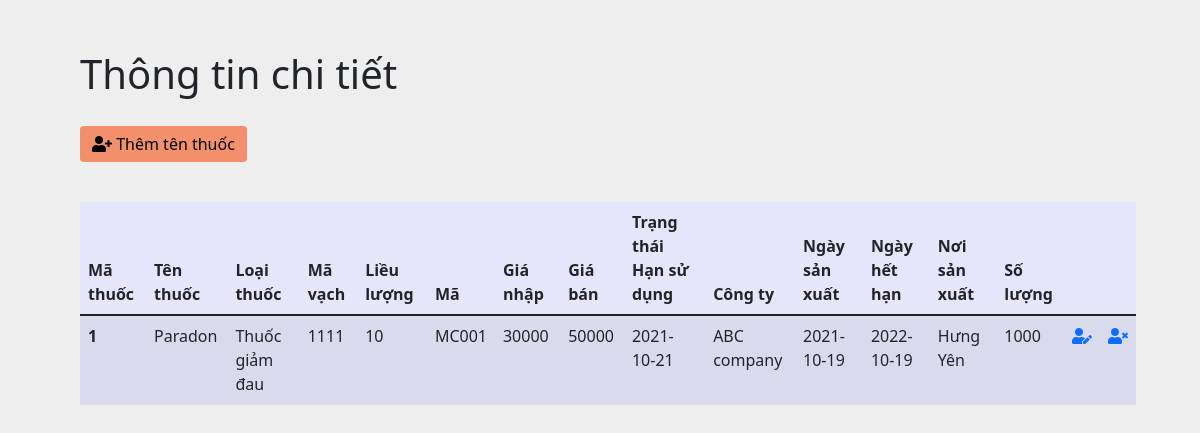
The page / on the database its author committed.
### tables this page shows
CREATE TABLE `drugs` (
  `id` int(10) UNSIGNED NOT NULL,
  `name` varchar(100) NOT NULL,
  `type` varchar(100) NOT NULL,
  `barcode` int(11) NOT NULL,
  `dose` int(11) NOT NULL,
  `code` varchar(20) NOT NULL,
  `cost_price` float NOT NULL,
  `selling_price` float NOT NULL,
  `expiry` date NOT NULL,
  `company_name` varchar(100) NOT NULL,
  `production_date` date NOT NULL,
  `expiration_date` date NOT NULL,
  `place` varchar(100) NOT NULL,
  `quantity` int(11) DEFAULT NULL
);

### index.php (the view)
<?php
     include 'header.php';
?>
<body>
    <main>
        <h1 style="margin-top: 50px; margin-left: 80px">Thông tin chi tiết</h1>
        <a href="add.php" class="btn" style="margin-top: 20px; margin-left:80px; margin-bottom: 20px"><i class="fas fa-user-plus"></i> Thêm tên thuốc</a>
        <table class="table table-striped" style="margin-top: 20px; margin-left:80px; max-width: 88%; background-color: lavender ">
            <thead>
                <tr>
                    <th scope="col">Mã thuốc</th>
                    <th scope="col">Tên thuốc</th>
                    <th scope="col">Loại thuốc</th>
                    <th scope="col">Mã vạch</th>
                    <th scope="col">Liều lượng</th>
                    <th scope="col">Mã</th>
                    <th scope="col">Giá nhập</th>
                    <th scope="col">Giá bán</th>
                    <th scope="col">Trạng thái Hạn sử dụng</th>
                    <th scope="col">Công ty</th>
                    <th scope="col">Ngày sản xuất</th>
                    <th scope="col">Ngày hết hạn</th>
                    <th scope="col">Nơi sản xuất</th>
                    <th scope="col">Số lượng</th>
                </tr>
            </thead>
            <tbody>
                <?php
                include 'config.php';
                $sql = "SELECT * FROM drugs";
                $result = mysqli_query($conn, $sql);
                if (mysqli_num_rows($result) > 0) {
                    while ($row = mysqli_fetch_assoc($result)) {
                        echo '<tr>';
                        echo '<th scope="row">' . $row['id'] . '</th>';
                        echo '<td>' . $row['name'] . '</td>';
                        echo '<td>' . $row['type'] . '</td>';
                        echo '<td>' . $row['barcode'] . '</td>';
                        echo '<td>' . $row['dose'] . '</td>';
                        echo '<td>' . $row['code'] . '</td>';
                        echo '<td>' . $row['cost_price'] . '</td>';
                        echo '<td>' . $row['selling_price'] . '</td>';
                        echo '<td>' . $row['expiry'] . '</td>';
                        echo '<td>' . $row['company_name'] . '</td>';
                        echo '<td>' . $row['production_date'] . '</td>';
                        echo '<td>' . $row['expiration_date'] . '</td>';
                        echo '<td>' . $row['place'] . '</td>';
                        echo '<td>' . $row['quantity'] . '</td>';
                        echo '<td><a href="edit.php?id=' . $row['id'] . '"><i class="fas fa-user-edit"></i></a></td>';
                        echo '<td><a href="process-delete.php?id=' . $row['id'] . '"><i class="fas fa-user-times"></i></a></td>';
                        echo '</tr>';
                    }
                }
                ?>
            </tbody>
        </table>
    </main>
</body>

### header.php (shortened to what this page needs)
<!doctype html>
<html lang="en">
  <head>
    <link href="https://cdn.jsdelivr.net/npm/bootstrap@5.1.3/dist/css/bootstrap.min.css" rel="stylesheet">
    <link href="https://cdn.jsdelivr.net/npm/bootstrap@5.1.0/dist/css/bootstrap.min.css" rel="stylesheet">
    <link rel="stylesheet" href="https://cdnjs.cloudflare.com/ajax/libs/font-awesome/5.15.3/css/all.min.css">
    <link rel="stylesheet" href="style.css">
  </head>
  <body>

### style.css (style rules this page uses)
.btn { background-color: #f3906c; border: none; color: black; }
body { background-color: #eee }

### rows shown on the page
drugs: id "1", name "Paradon", type "Thuốc giảm đau", barcode "1111", dose "10", code "MC001", cost_price "30000", selling_price "50000", expiry "2021-10-21", company_name "ABC company", production_date "2021-10-19", expiration_date "2022-10-19", place "Hưng Yên", quantity "1000"
